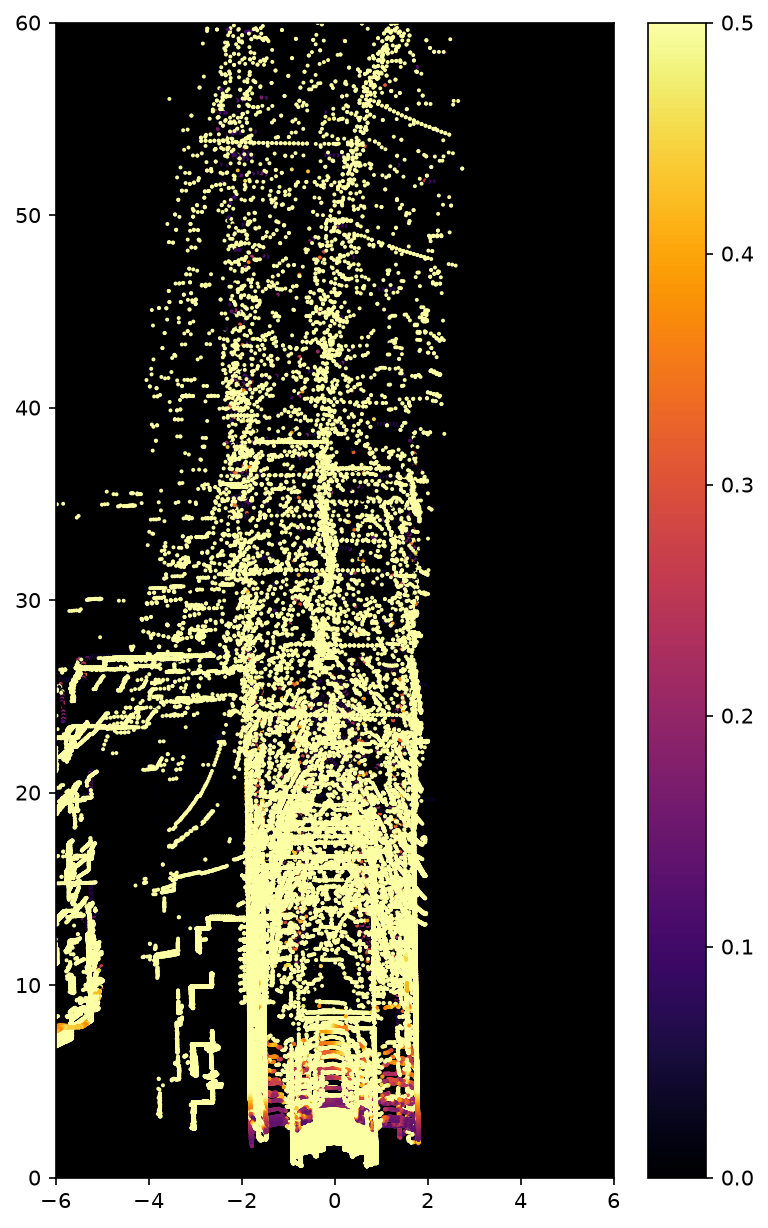

Write the Python code that produced this figure.
import sys, numpy as np
import matplotlib.pyplot as plt
from pathlib import Path
sys.path.append('d:/LIDAR')
from rail_detection.loader import load_frame

dataset_dir = Path('D:/Датасет')
points, n = load_frame(dataset_dir / 'doubleT_platform')

xyz = np.stack([points['x'], points['y'], points['z']], axis=-1)
grid = xyz.reshape(2400, 128, 3)

p1_h = grid[:-1, :, :]
p2_h = grid[1:, :, :]
dist_h = np.linalg.norm(p1_h - p2_h, axis=-1)
mid_h = (p1_h + p2_h) / 2

p1_v = grid[:, :-1, :]
p2_v = grid[:, 1:, :]
dist_v = np.linalg.norm(p1_v - p2_v, axis=-1)
mid_v = (p1_v + p2_v) / 2

mid_x = np.concatenate([mid_h[:, :, 0].flatten(), mid_v[:, :, 0].flatten()])
mid_y = np.concatenate([mid_h[:, :, 1].flatten(), mid_v[:, :, 1].flatten()])
dist = np.concatenate([dist_h.flatten(), dist_v.flatten()])

mid_depth = -mid_y
valid = (mid_depth > 0) & (mid_depth < 60) & (np.abs(mid_x) < 6.0)

fig, ax = plt.subplots(figsize=(6, 10), dpi=150)
sc = ax.scatter(mid_x[valid], mid_depth[valid], c=dist[valid], cmap='inferno', s=0.8, vmin=0, vmax=0.5)
ax.set_xlim(-6, 6)
ax.set_ylim(0, 60)
ax.set_facecolor('black')
fig.colorbar(sc, ax=ax)
plt.savefig('d:/LIDAR/test_grad_bev.png', bbox_inches='tight')
